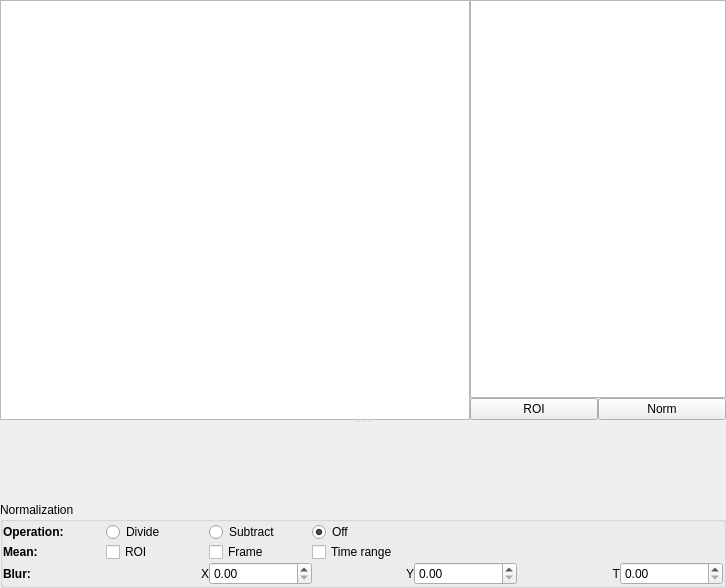
<?xml version="1.0" encoding="UTF-8"?>
<ui version="4.0">
 <class>Form</class>
 <widget class="QWidget" name="Form">
  <property name="geometry">
   <rect>
    <x>0</x>
    <y>0</y>
    <width>726</width>
    <height>588</height>
   </rect>
  </property>
  <property name="windowTitle">
   <string>Form</string>
  </property>
  <layout class="QGridLayout" name="gridLayout_3">
   <property name="margin">
    <number>0</number>
   </property>
   <property name="spacing">
    <number>0</number>
   </property>
   <item row="0" column="0">
    <widget class="QSplitter" name="splitter">
     <property name="orientation">
      <enum>Qt::Vertical</enum>
     </property>
     <widget class="QWidget" name="layoutWidget">
      <layout class="QGridLayout" name="gridLayout">
       <property name="spacing">
        <number>0</number>
       </property>
       <item row="0" column="0" rowspan="2">
        <widget class="GraphicsView" name="graphicsView"/>
       </item>
       <item row="0" column="1" colspan="2">
        <widget class="HistogramLUTWidget" name="histogram"/>
       </item>
       <item row="1" column="1">
        <widget class="QPushButton" name="roiBtn">
         <property name="sizePolicy">
          <sizepolicy hsizetype="Minimum" vsizetype="Fixed">
           <horstretch>0</horstretch>
           <verstretch>1</verstretch>
          </sizepolicy>
         </property>
         <property name="text">
          <string>ROI</string>
         </property>
         <property name="checkable">
          <bool>true</bool>
         </property>
        </widget>
       </item>
       <item row="1" column="2">
        <widget class="QPushButton" name="normBtn">
         <property name="sizePolicy">
          <sizepolicy hsizetype="Minimum" vsizetype="Fixed">
           <horstretch>0</horstretch>
           <verstretch>1</verstretch>
          </sizepolicy>
         </property>
         <property name="text">
          <string>Norm</string>
         </property>
         <property name="checkable">
          <bool>true</bool>
         </property>
        </widget>
       </item>
      </layout>
     </widget>
     <widget class="PlotWidget" name="roiPlot" native="true">
      <property name="sizePolicy">
       <sizepolicy hsizetype="Preferred" vsizetype="Preferred">
        <horstretch>0</horstretch>
        <verstretch>0</verstretch>
       </sizepolicy>
      </property>
      <property name="minimumSize">
       <size>
        <width>0</width>
        <height>40</height>
       </size>
      </property>
     </widget>
    </widget>
   </item>
   <item row="1" column="0">
    <widget class="QGroupBox" name="normGroup">
     <property name="title">
      <string>Normalization</string>
     </property>
     <layout class="QGridLayout" name="gridLayout_2">
      <property name="margin">
       <number>0</number>
      </property>
      <property name="spacing">
       <number>0</number>
      </property>
      <item row="0" column="2">
       <widget class="QRadioButton" name="normSubtractRadio">
        <property name="text">
         <string>Subtract</string>
        </property>
       </widget>
      </item>
      <item row="0" column="1">
       <widget class="QRadioButton" name="normDivideRadio">
        <property name="text">
         <string>Divide</string>
        </property>
        <property name="checked">
         <bool>false</bool>
        </property>
       </widget>
      </item>
      <item row="0" column="0">
       <widget class="QLabel" name="label_5">
        <property name="font">
         <font>
          <weight>75</weight>
          <bold>true</bold>
         </font>
        </property>
        <property name="text">
         <string>Operation:</string>
        </property>
       </widget>
      </item>
      <item row="1" column="0">
       <widget class="QLabel" name="label_3">
        <property name="font">
         <font>
          <weight>75</weight>
          <bold>true</bold>
         </font>
        </property>
        <property name="text">
         <string>Mean:</string>
        </property>
       </widget>
      </item>
      <item row="2" column="0">
       <widget class="QLabel" name="label_4">
        <property name="font">
         <font>
          <weight>75</weight>
          <bold>true</bold>
         </font>
        </property>
        <property name="text">
         <string>Blur:</string>
        </property>
       </widget>
      </item>
      <item row="1" column="1">
       <widget class="QCheckBox" name="normROICheck">
        <property name="text">
         <string>ROI</string>
        </property>
       </widget>
      </item>
      <item row="2" column="2">
       <widget class="QDoubleSpinBox" name="normXBlurSpin"/>
      </item>
      <item row="2" column="1">
       <widget class="QLabel" name="label_8">
        <property name="text">
         <string>X</string>
        </property>
        <property name="alignment">
         <set>Qt::AlignRight|Qt::AlignTrailing|Qt::AlignVCenter</set>
        </property>
       </widget>
      </item>
      <item row="2" column="3">
       <widget class="QLabel" name="label_9">
        <property name="text">
         <string>Y</string>
        </property>
        <property name="alignment">
         <set>Qt::AlignRight|Qt::AlignTrailing|Qt::AlignVCenter</set>
        </property>
       </widget>
      </item>
      <item row="2" column="4">
       <widget class="QDoubleSpinBox" name="normYBlurSpin"/>
      </item>
      <item row="2" column="5">
       <widget class="QLabel" name="label_10">
        <property name="text">
         <string>T</string>
        </property>
        <property name="alignment">
         <set>Qt::AlignRight|Qt::AlignTrailing|Qt::AlignVCenter</set>
        </property>
       </widget>
      </item>
      <item row="0" column="3">
       <widget class="QRadioButton" name="normOffRadio">
        <property name="text">
         <string>Off</string>
        </property>
        <property name="checked">
         <bool>true</bool>
        </property>
       </widget>
      </item>
      <item row="1" column="3">
       <widget class="QCheckBox" name="normTimeRangeCheck">
        <property name="text">
         <string>Time range</string>
        </property>
       </widget>
      </item>
      <item row="1" column="2">
       <widget class="QCheckBox" name="normFrameCheck">
        <property name="text">
         <string>Frame</string>
        </property>
       </widget>
      </item>
      <item row="2" column="6">
       <widget class="QDoubleSpinBox" name="normTBlurSpin"/>
      </item>
     </layout>
    </widget>
   </item>
  </layout>
 </widget>
 <customwidgets>
  <customwidget>
   <class>PlotWidget</class>
   <extends>QWidget</extends>
   <header>..widgets.PlotWidget</header>
   <container>1</container>
  </customwidget>
  <customwidget>
   <class>GraphicsView</class>
   <extends>QGraphicsView</extends>
   <header>..widgets.GraphicsView</header>
  </customwidget>
  <customwidget>
   <class>HistogramLUTWidget</class>
   <extends>QGraphicsView</extends>
   <header>..widgets.HistogramLUTWidget</header>
  </customwidget>
 </customwidgets>
 <resources/>
 <connections/>
</ui>
